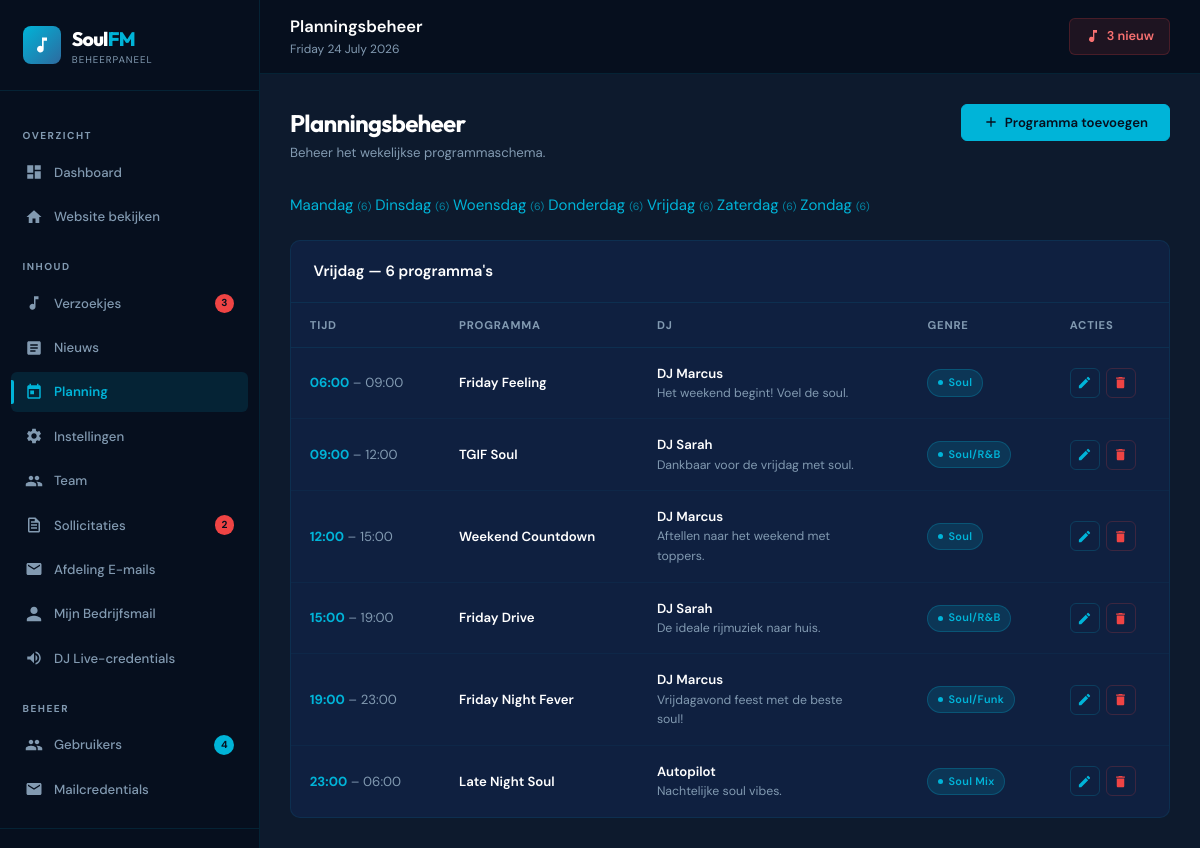
The page /admin/schedule.php (signed in) on the database its author committed.
### tables this page shows
CREATE TABLE IF NOT EXISTS schedule (
    id INT AUTO_INCREMENT PRIMARY KEY,
    day_of_week ENUM('monday','tuesday','wednesday','thursday','friday','saturday','sunday') NOT NULL,
    start_time TIME NOT NULL,
    end_time TIME NOT NULL,
    program_name VARCHAR(100) NOT NULL,
    dj_name VARCHAR(100) NOT NULL,
    dj_bio TEXT DEFAULT NULL,
    genre VARCHAR(50) DEFAULT 'Soul',
    cover_image VARCHAR(255) DEFAULT NULL,
    created_at DATETIME NOT NULL DEFAULT CURRENT_TIMESTAMP
);

### includes/functions.php (called while the page is built, shortened)
<?php
function getScheduleForDay(string $day): array {
    try {
        $pdo = getPDO();
        $stmt = $pdo->prepare('SELECT * FROM schedule WHERE day_of_week = ? ORDER BY start_time ASC');
        $stmt->execute([strtolower($day)]);
        return $stmt->fetchAll();
    } catch (PDOException $e) {
        return [];
    }
}
function getAllSchedule(): array {
    $days = ['monday','tuesday','wednesday','thursday','friday','saturday','sunday'];
    $schedule = [];
    foreach ($days as $day) {
        $schedule[$day] = getScheduleForDay($day);
    }
    return $schedule;
}
function formatTime(string $time): string {
    return date('H:i', strtotime($time));
}
function dutchDayName(string $day): string {
    $names = [
        'monday'    => 'Maandag',
        'tuesday'   => 'Dinsdag',
        'wednesday' => 'Woensdag',
        'thursday'  => 'Donderdag',
        'friday'    => 'Vrijdag',
        'saturday'  => 'Zaterdag',
        'sunday'    => 'Zondag',
    ];
    return $names[strtolower($day)] ?? ucfirst($day);
}
function getTodayDayName(): string {
    $days = ['sunday','monday','tuesday','wednesday','thursday','friday','saturday'];
    return $days[date('w')];
}
function truncate(string $text, int $length = 150): string {
    $text = strip_tags($text);
    if (strlen($text) <= $length) return $text;
    return substr($text, 0, strrpos(substr($text, 0, $length), ' ')) . '...';
}

### admin/schedule.php (the view, shortened to what this page needs)
<?php
require_once __DIR__ . '/../includes/functions.php';
$allSchedule = getAllSchedule();
$dayOrder = ['monday','tuesday','wednesday','thursday','friday','saturday','sunday'];
$today = getTodayDayName();
$activeDay = $_GET['day'] ?? $today;
require_once __DIR__ . '/includes/admin-header.php';
?>
<div class="page-header-admin">
  <div>
    <h1>Planningsbeheer</h1>
    <p>Beheer het wekelijkse programmaschema.</p>
  </div>
  <button class="btn btn-primary" data-modal-open="schedule-modal"
    data-edit-schedule='{"id":"","day_of_week":"<?= $activeDay ?>","start_time":"","end_time":"","program_name":"","dj_name":"","dj_bio":"","genre":"Soul"}'>
    <svg viewBox="0 0 24 24"><path d="M19 13h-6v6h-2v-6H5v-2h6V5h2v6h6v2z"/></svg>
    Programma toevoegen
  </button>
</div>
<div class="schedule-tabs" role="tablist" style="margin-bottom:1.5rem">
  <?php foreach ($dayOrder as $day): ?>
  <a href="?day=<?= $day ?>" role="tab"
    class="tab-btn <?= $day === $activeDay ? 'active' : '' ?> <?= $day === $today ? 'today' : '' ?>"
    aria-selected="<?= $day === $activeDay ? 'true' : 'false' ?>">
    <?= dutchDayName($day) ?>
    <span style="font-size:.7rem;opacity:.7">(<?= count($allSchedule[$day] ?? []) ?>)</span>
  </a>
  <?php endforeach; ?>
</div>
<div class="table-container">
  <div class="table-header">
    <span class="table-title"><?= dutchDayName($activeDay) ?> — <?= count($allSchedule[$activeDay] ?? []) ?> programma's</span>
  </div>
  <div class="table-wrapper">
    <table aria-label="Schema <?= dutchDayName($activeDay) ?>">
      <thead>
        <tr>
          <th>Tijd</th>
          <th>Programma</th>
          <th>DJ</th>
          <th>Genre</th>
          <th>Acties</th>
        </tr>
      </thead>
      <tbody>
        <?php $slots = $allSchedule[$activeDay] ?? []; ?>
        <?php if ($slots): foreach ($slots as $slot): ?>
        <tr>
          <td data-label="Tijd">
            <span style="font-weight:700;color:var(--accent)"><?= formatTime($slot['start_time']) ?></span>
            <span style="color:var(--text-dim)"> – <?= formatTime($slot['end_time']) ?></span>
          </td>
          <td data-label="Programma" class="td-primary"><?= htmlspecialchars($slot['program_name']) ?></td>
          <td data-label="DJ">
            <div class="td-primary"><?= htmlspecialchars($slot['dj_name']) ?></div>
            <?php if ($slot['dj_bio']): ?>
            <div class="td-muted" style="max-width:200px"><?= htmlspecialchars(truncate($slot['dj_bio'], 60)) ?></div>
            <?php endif; ?>
          </td>
          <td data-label="Genre"><span class="badge badge-dj"><?= htmlspecialchars($slot['genre']) ?></span></td>
          <td data-label="Acties">
            <div class="action-btns">
              <button class="btn-icon edit" title="Bewerken" aria-label="Bewerk programma"
                data-edit-schedule='<?= htmlspecialchars(json_encode($slot)) ?>'>
                <svg viewBox="0 0 24 24"><path d="M3 17.25V21h3.75L17.81 9.94l-3.75-3.75L3 17.25zM20.71 7.04a1 1 0 000-1.41l-2.34-2.34a1 1 0 00-1.41 0l-1.83 1.83 3.75 3.75 1.83-1.83z"/></svg>
              </button>
              <form method="POST" style="display:inline">
                <button type="submit" class="btn-icon del" title="Verwijderen"
                  data-confirm-delete="Weet je zeker dat je '<?= htmlspecialchars(addslashes($slot['program_name'])) ?>' wilt verwijderen?"
                  aria-label="Verwijder programma">
                  <svg viewBox="0 0 24 24"><path d="M6 19c0 1.1.9 2 2 2h8c1.1 0 2-.9 2-2V7H6v12zM19 4h-3.5l-1-1h-5l-1 1H5v2h14V4z"/></svg>
                </button>
              </form>
            </div>
          </td>
        </tr>
        <?php endforeach; else: ?>
        <tr><td colspan="5" style="text-align:center;color:var(--text-dim);padding:3rem">Geen programma's voor <?= dutchDayName($activeDay) ?>. <button class="btn btn-secondary btn-sm" data-modal-open="schedule-modal" style="margin-left:.5rem">Toevoegen</button></td></tr>
        <?php endif; ?>
      </tbody>
    </table>
  </div>
</div>
<?php require_once __DIR__ . '/includes/admin-footer.php'; ?>

### assets/css/admin.css (style rules this page uses)
:root { --sidebar-width: 260px; --sidebar-bg: #060f1e; --sidebar-border: rgba(0,180,216,0.12); --content-bg: #0d1a2d; --card-bg: #0f2040; --card-border: rgba(0,180,216,0.1); --accent: #00b4d8; --accent2: #0096c7; --accent-dim: rgba(0,180,216,0.12); --text: #e8f0fe; --text-dim: #829ab1; --white: #ffffff; --danger: #ef4444; --success: #10b981; --warning: #f59e0b; --info: #3b82f6; --radius: 10px; --radius-sm: 6px; --shadow: 0 4px 20px rgba(0,0,0,0.4); --transition: all 0.22s ease; }
*, *::before, *::after { box-sizing: border-box; margin: 0; padding: 0; }
html { font-size: 15px; }
body { font-family: 'DM Sans', sans-serif; background: var(--content-bg); color: var(--text); min-height: 100vh; line-height: 1.6; }
a { color: var(--accent); text-decoration: none; transition: var(--transition); }
.table-container { background: var(--card-bg); border: 1px solid var(--card-border); border-radius: var(--radius); overflow: hidden; }
.table-header { padding: 1.25rem 1.5rem; display: flex; align-items: center; justify-content: space-between; border-bottom: 1px solid var(--card-border); gap: 1rem; flex-wrap: wrap; }
.table-title { font-size: 1rem; font-weight: 600; color: var(--white); }
.table-wrapper { overflow-x: auto; }
table { width: 100%; border-collapse: collapse; }
thead th { padding: 0.85rem 1.25rem; text-align: left; font-size: 0.75rem; font-weight: 700; text-transform: uppercase; letter-spacing: 0.8px; color: var(--text-dim); border-bottom: 1px solid var(--card-border); white-space: nowrap; }
tbody tr { border-bottom: 1px solid rgba(0,180,216,0.05); transition: var(--transition); }
tbody tr:last-child { border-bottom: none; }
tbody td { padding: 1rem 1.25rem; font-size: 0.88rem; color: var(--text); vertical-align: middle; }
.td-primary { font-weight: 600; color: var(--white); }
.td-muted { color: var(--text-dim); font-size: 0.82rem; }
.badge { display: inline-flex; align-items: center; gap: 0.35rem; padding: 0.25rem 0.65rem; border-radius: 20px; font-size: 0.73rem; font-weight: 600; letter-spacing: 0.3px; }
.badge::before { content: ''; width: 5px; height: 5px; border-radius: 50%; background: currentColor; }
.badge-dj { background: rgba(0,180,216,0.15); color: var(--accent); border: 1px solid rgba(0,180,216,0.25); }
.action-btns { display: flex; gap: 0.4rem; align-items: center; flex-wrap: nowrap; }
.btn-icon { width: 30px; height: 30px; display: flex; align-items: center; justify-content: center; border-radius: var(--radius-sm); border: 1px solid transparent; cursor: pointer; transition: var(--transition); background: none; flex-shrink: 0; }
.btn-icon svg { width: 15px; height: 15px; fill: currentColor; }
.btn-icon.edit { color: var(--accent); border-color: rgba(0,180,216,0.2); }
.btn-icon.del { color: var(--danger); border-color: rgba(239,68,68,0.2); }
.btn { display: inline-flex; align-items: center; gap: 0.4rem; padding: 0.65rem 1.4rem; border-radius: var(--radius-sm); font-weight: 600; font-size: 0.88rem; cursor: pointer; transition: var(--transition); border: 1px solid transparent; line-height: 1; font-family: 'DM Sans', sans-serif; }
.btn svg { width: 16px; height: 16px; fill: currentColor; }
.btn-primary { background: var(--accent); color: #060f1e; border-color: var(--accent); }
.page-header-admin { display: flex; align-items: flex-start; justify-content: space-between; gap: 1.5rem; margin-bottom: 2rem; flex-wrap: wrap; }
.page-header-admin h1 { font-size: 1.6rem; font-weight: 700; color: var(--white); font-family: 'Outfit', sans-serif; letter-spacing: -0.03em; }
.page-header-admin p { color: var(--text-dim); font-size: 0.88rem; margin: 0; }

### rows shown on the page
schedule: start_time "06:00", end_time "09:00", program_name "Friday Feeling", dj_name "DJ Marcus", dj_bio "Het weekend begint! Voel de soul.", genre "Soul"
schedule: start_time "09:00", end_time "12:00", program_name "TGIF Soul", dj_name "DJ Sarah", dj_bio "Dankbaar voor de vrijdag met soul.", genre "Soul/R&B"
schedule: start_time "12:00", end_time "15:00", program_name "Weekend Countdown", dj_name "DJ Marcus", dj_bio "Aftellen naar het weekend met toppers.", genre "Soul"
schedule: start_time "15:00", end_time "19:00", program_name "Friday Drive", dj_name "DJ Sarah", dj_bio "De ideale rijmuziek naar huis.", genre "Soul/R&B"
schedule: start_time "19:00", end_time "23:00", program_name "Friday Night Fever", dj_name "DJ Marcus", dj_bio "Vrijdagavond feest met de beste soul!", genre "Soul/Funk"
schedule: start_time "23:00", end_time "06:00", program_name "Late Night Soul", dj_name "Autopilot", dj_bio "Nachtelijke soul vibes.", genre "Soul Mix"

### other values the page prints
$pendingCount "3"
$newApps "2"
getUserCount() "4"
$pageTitle "Planningsbeheer"
dutchDayName($day) "Maandag"
count($allSchedule[$day] ?? []) "6"
dutchDayName($day) "Dinsdag"
dutchDayName($day) "Woensdag"
dutchDayName($day) "Donderdag"
dutchDayName($day) "Vrijdag"
dutchDayName($day) "Zaterdag"
dutchDayName($day) "Zondag"
dutchDayName($activeDay) "Vrijdag"
count($allSchedule[$activeDay] ?? []) "6"
